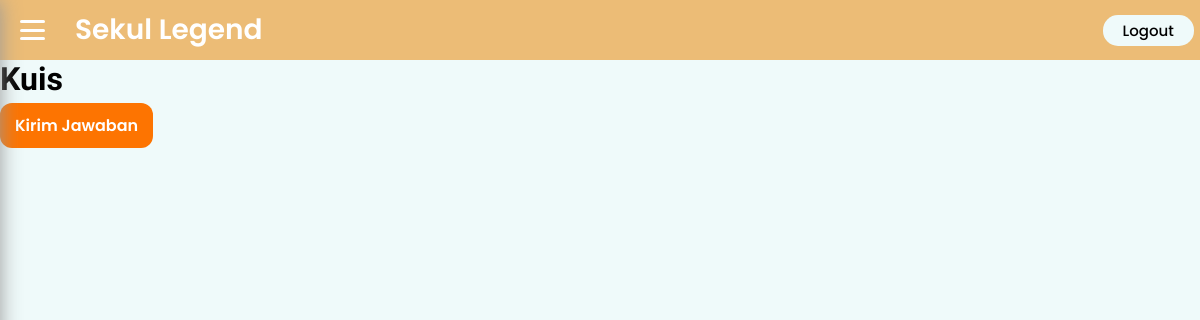
The page /kuis/up_kuis.php (signed in) on the database as committed earlier.
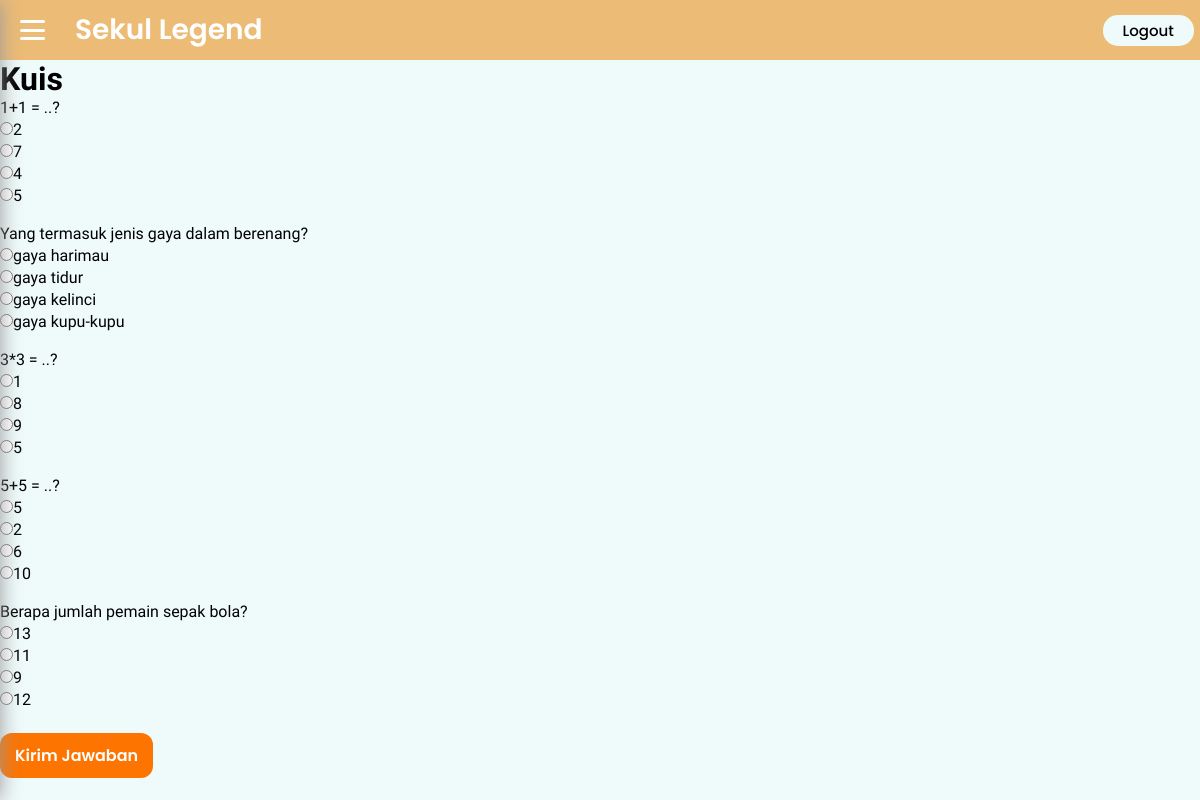
The same page on the database as committed later.
### tables this page shows
CREATE TABLE `soal_kuis` (
  `id_soal` int(11) NOT NULL,
  `deskripsi` text NOT NULL,
  `skor` int(11) NOT NULL
);

CREATE TABLE `jawaban_kuis` (
  `id_jawaban` int(11) NOT NULL,
  `id_soal` int(11) NOT NULL,
  `deskripsi` text NOT NULL,
  `benar` tinyint(4) NOT NULL
);

### kuis/up_kuis.php (the view, shortened to what this page needs)
<?php
    include '../koneksi.php';
?>
<!DOCTYPE html>
<html lang="en">
<head>
    <link rel="stylesheet" href="quiz.css" type="text/css">
</head>
<body>
    <nav>
        <div class="toggle">
            <span></span>
            <span></span>
            <span></span>
        </div>
        <p class="namalogo">Sekul Legend</p>
        <div class="menu-header">
            <a class="logout" href="../logout.php">Logout</a>
        </div>
    </nav>
    <div class="soalKuis">
    <h1>Kuis</h1>
        <form action="hasil_kuis.php" method="post">
            <?php
                try{
                    $sql = mysqli_query($conn, "SELECT * FROM soal_kuis ORDER BY rand() limit 50");
                    echo '<ol>';
                    while ($soal_kuis = $sql->fetch_array()) {
                        echo '<li>';
                        echo htmlentities($soal_kuis['deskripsi']);
                        $sql2 = mysqli_query($conn, "SELECT * FROM jawaban_kuis WHERE id_soal='".$soal_kuis['id_soal']."' ORDER BY rand()");
                        echo '<ol type="A">';
                        while ($jawaban_kuis = $sql2->fetch_array()) {
                            echo '<li>';
                            echo '<input type="radio" name="jawaban['.$soal_kuis['id_soal'].']" value="'.$jawaban_kuis['id_jawaban'].'">';
                            echo htmlentities($jawaban_kuis['deskripsi']);
                            echo '</li>';
                        }
                        echo '</ol><br>';
                        echo '</li>';
                    }
                    echo '</ol>';
                }catch(Exception $e){
                    echo "Gagal menampilkan pertanyaan";
                }
            ?>
            <input type="submit" name="submit" value="Kirim Jawaban">
        </form>
    </div>
</body>
</html>

### kuis/quiz.css (style rules this page uses)
* { font-family: "Poppins", sans-serif; font-family: "PT Sans", sans-serif; text-decoration: none; padding: 0; margin: 0; color: black; box-sizing: border-box; }
body { overflow-x: hidden; background-color: #effafa; }
.namalogo { margin-left: 10px; font-family: "Poppins"; font-size: 28px; font-weight: 600; color: white; }
nav { display: flex; background-color: #ecbc76; height: 60px; align-items: center; }
.toggle { display: flex; margin: 20px; flex-direction: column; height: 20px; left: 0; justify-content: space-between; position: relative; }
.toggle span { display: block; width: 25px; height: 3px; background-color: white; border-radius: 3px; }
.menu-header { margin-left: 70%; }
.logout { font-family: "Poppins"; font-size: 15px; font-weight: 500; color: black; margin-right: 10px; padding: 5px 20px; border-radius: 15px; margin-left: auto; margin-right: auto; background-color: #effafa; }
.soalKuis form input { font-family: "Poppins"; font-size: 16px; font-weight: 600; margin-top: 5px; background-color: #fd7401; color: white; border: none; border-radius: 12px; padding: 10px 15px; cursor: pointer; }

Rows that differ between the two databases and show on the page:
added soal_kuis: deskripsi "1+1 = ..?"
added jawaban_kuis: deskripsi "2", shown under "1+1 = ..?"
added jawaban_kuis: deskripsi "7", shown under "1+1 = ..?"
added jawaban_kuis: deskripsi "4", shown under "1+1 = ..?"
added jawaban_kuis: deskripsi "5", shown under "1+1 = ..?"
added soal_kuis: deskripsi "Yang termasuk jenis gaya dalam berenang?"
added jawaban_kuis: deskripsi "gaya harimau", shown under "Yang termasuk jenis gaya dalam berenang?"
added jawaban_kuis: deskripsi "gaya tidur", shown under "Yang termasuk jenis gaya dalam berenang?"
added jawaban_kuis: deskripsi "gaya kelinci", shown under "Yang termasuk jenis gaya dalam berenang?"
added jawaban_kuis: deskripsi "gaya kupu-kupu", shown under "Yang termasuk jenis gaya dalam berenang?"
added soal_kuis: deskripsi "3*3 = ..?"
added jawaban_kuis: deskripsi "1", shown under "3*3 = ..?"
added jawaban_kuis: deskripsi "8", shown under "3*3 = ..?"
added jawaban_kuis: deskripsi "9", shown under "3*3 = ..?"
added jawaban_kuis: deskripsi "5", shown under "3*3 = ..?"
added soal_kuis: deskripsi "5+5 = ..?"
added jawaban_kuis: deskripsi "5", shown under "5+5 = ..?"
added jawaban_kuis: deskripsi "2", shown under "5+5 = ..?"
added jawaban_kuis: deskripsi "6", shown under "5+5 = ..?"
added jawaban_kuis: deskripsi "10", shown under "5+5 = ..?"
added soal_kuis: deskripsi "Berapa jumlah pemain sepak bola?"
added jawaban_kuis: deskripsi "13", shown under "Berapa jumlah pemain sepak bola?"
added jawaban_kuis: deskripsi "11", shown under "Berapa jumlah pemain sepak bola?"
added jawaban_kuis: deskripsi "9", shown under "Berapa jumlah pemain sepak bola?"
added jawaban_kuis: deskripsi "12", shown under "Berapa jumlah pemain sepak bola?"
